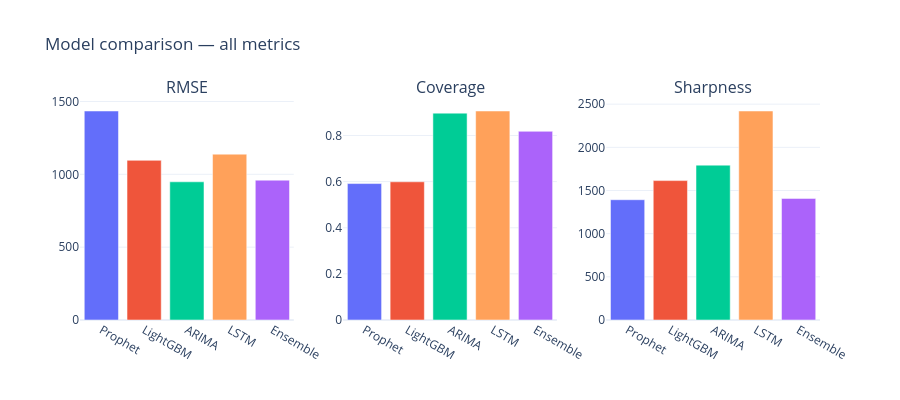

Notebook cell for this chart:
### Code cell
def plot_metrics():
    metrics = ["RMSE", "Coverage", "Sharpness"]
    fig = make_subplots(rows=1, cols=3, subplot_titles=metrics)

    colors = ["rgb(99,110,250)", "rgb(239,85,59)", "rgb(0,204,150)",
              "rgb(255,161,90)", "rgb(171,99,250)"]

    for col_idx, metric in enumerate(metrics):
        fig.add_trace(
            go.Bar(x=results_df.index.tolist(),
                   y=results_df[metric].tolist(),
                   marker_color=colors,
                   showlegend=False),
            row=1, col=col_idx + 1
        )

    fig.update_layout(title="Model comparison — all metrics",
                      template="plotly_white", height=400)
    fig.show()

plot_metrics()

### Figure 1 — Plotly figure (JSON) as saved in the notebook; plotly's stock layout.template omitted (floating-point values rounded to 4 significant figures)
{"data": [{"marker": {"color": ["rgb(99,110,250)", "rgb(239,85,59)", "rgb(0,204,150)", "rgb(255,161,90)", "rgb(171,99,250)"]}, "showlegend": false, "type": "bar", "x": ["Prophet", "LightGBM", "ARIMA", "LSTM", "Ensemble"], "xaxis": "x", "y": [1435.0, 1096.0, 948.6, 1138.0, 959.9], "yaxis": "y"}, {"marker": {"color": ["rgb(99,110,250)", "rgb(239,85,59)", "rgb(0,204,150)", "rgb(255,161,90)", "rgb(171,99,250)"]}, "showlegend": false, "type": "bar", "x": ["Prophet", "LightGBM", "ARIMA", "LSTM", "Ensemble"], "xaxis": "x2", "y": [0.5916, 0.5992, 0.8969, 0.9062, 0.8181], "yaxis": "y2"}, {"marker": {"color": ["rgb(99,110,250)", "rgb(239,85,59)", "rgb(0,204,150)", "rgb(255,161,90)", "rgb(171,99,250)"]}, "showlegend": false, "type": "bar", "x": ["Prophet", "LightGBM", "ARIMA", "LSTM", "Ensemble"], "xaxis": "x3", "y": [1393.0, 1615.0, 1794.0, 2421.0, 1409.0], "yaxis": "y3"}], "layout": {"annotations": [{"font": {"size": 16}, "showarrow": false, "text": "RMSE", "x": 0.1444, "xanchor": "center", "xref": "paper", "y": 1, "yanchor": "bottom", "yref": "paper"}, {"font": {"size": 16}, "showarrow": false, "text": "Coverage", "x": 0.5, "xanchor": "center", "xref": "paper", "y": 1, "yanchor": "bottom", "yref": "paper"}, {"font": {"size": 16}, "showarrow": false, "text": "Sharpness", "x": 0.8556, "xanchor": "center", "xref": "paper", "y": 1, "yanchor": "bottom", "yref": "paper"}], "height": 400, "title": {"text": "Model comparison — all metrics"}, "xaxis": {"anchor": "y", "domain": [0, 0.2889]}, "xaxis2": {"anchor": "y2", "domain": [0.3556, 0.6444]}, "xaxis3": {"anchor": "y3", "domain": [0.7111, 1]}, "yaxis": {"anchor": "x", "domain": [0, 1]}, "yaxis2": {"anchor": "x2", "domain": [0, 1]}, "yaxis3": {"anchor": "x3", "domain": [0, 1]}}}
